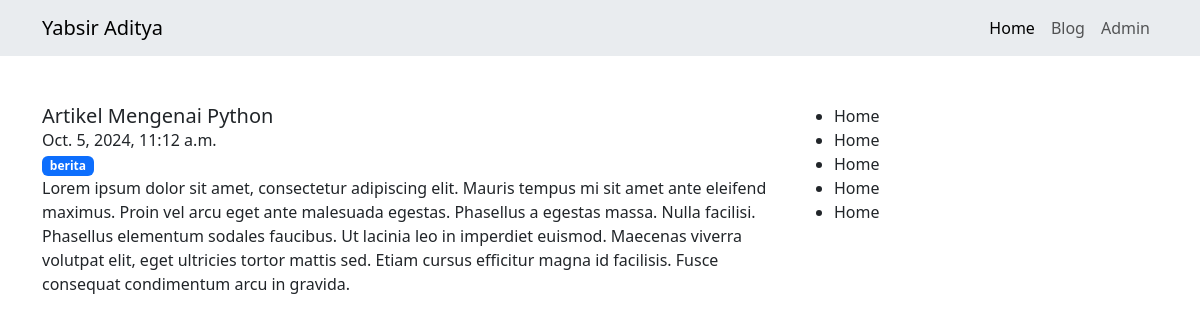
Page /blog/detail/artikel-mengenai-python/ on the committed database.
### blog/models.py (models this page shows, shortened)
class Artikel(models.Model):
    judul = models.CharField(max_length=255)
    isi = models.TextField()
    kategori = models.ForeignKey(Kategori, on_delete=models.CASCADE)
    slugArtikel = models.SlugField(editable=False, blank=True)
    publicDate = models.DateTimeField(auto_now_add=True)
    update = models.DateTimeField(auto_now_add=True)

class Kategori(models.Model):
    nama = models.CharField(max_length=255)
    slugKategori =models.SlugField(editable=False, blank=True)

### blog/views.py (the view)
# urls.py: path('detail/<slug:slugInput>/', views.detail_artikel),
def detail_artikel(request, slugInput):
    detail_article = Artikel.objects.get(slugArtikel=slugInput)
    context = {
        'title':'Detail Article',
        'heading':'Selamat Datang Di Halaman Detail',
        'DetailArticle': detail_article,
    }
    return render(request, 'detail.html', context)

### blog/templates/detail.html (shortened to what this page needs)
{% extends "base.html" %}
{% block contents %}
    <div class="row mt-5">
        <div class="col-md-8">
            <h5 class="card-title">{{DetailArticle.judul}}</h5>
            <span>{{DetailArticle.publicDate}}</span>
            <br>
            <span class="badge text-bg-primary">{{DetailArticle.kategori.nama}}</span>
            <p class="card-text">{{DetailArticle.isi}}<p>
        </div>
        <div class="col-md-4">
            <ul>
                <li>Home</li>
                <li>Home</li>
                <li>Home</li>
                <li>Home</li>
                <li>Home</li>
            </ul>
        </div>
    </div>
{% endblock contents %}

### rows in the picture
Artikel: judul "Artikel Mengenai Python", publicDate "Oct. 5, 2024, 11:12 a.m.", kategori.nama "berita", isi "Lorem ipsum dolor sit amet, consectetur adipiscing elit. Mauris tempus mi sit amet ante eleifend maximus. Proin vel arcu eget ante malesuada egestas. Phasellus a egestas massa. Nulla facilisi. Phasellus elementum sodales faucibus. Ut lacinia leo in imperdiet euismod. Maecenas viverra volutpat elit, eget ultricies tortor mattis sed. Etiam cursus efficitur magna id facilisis. Fusce consequat condimentum arcu in gravida."
